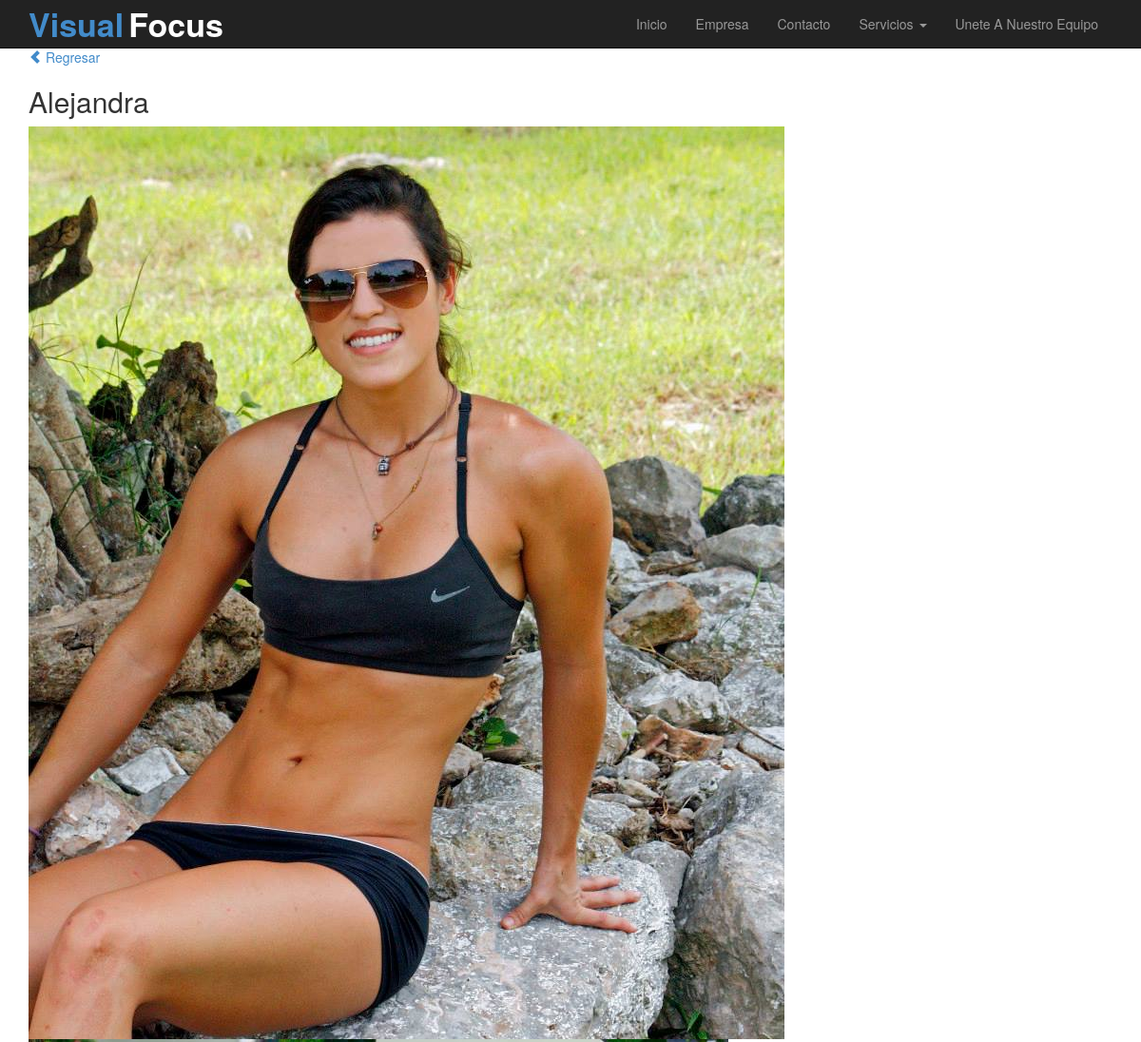
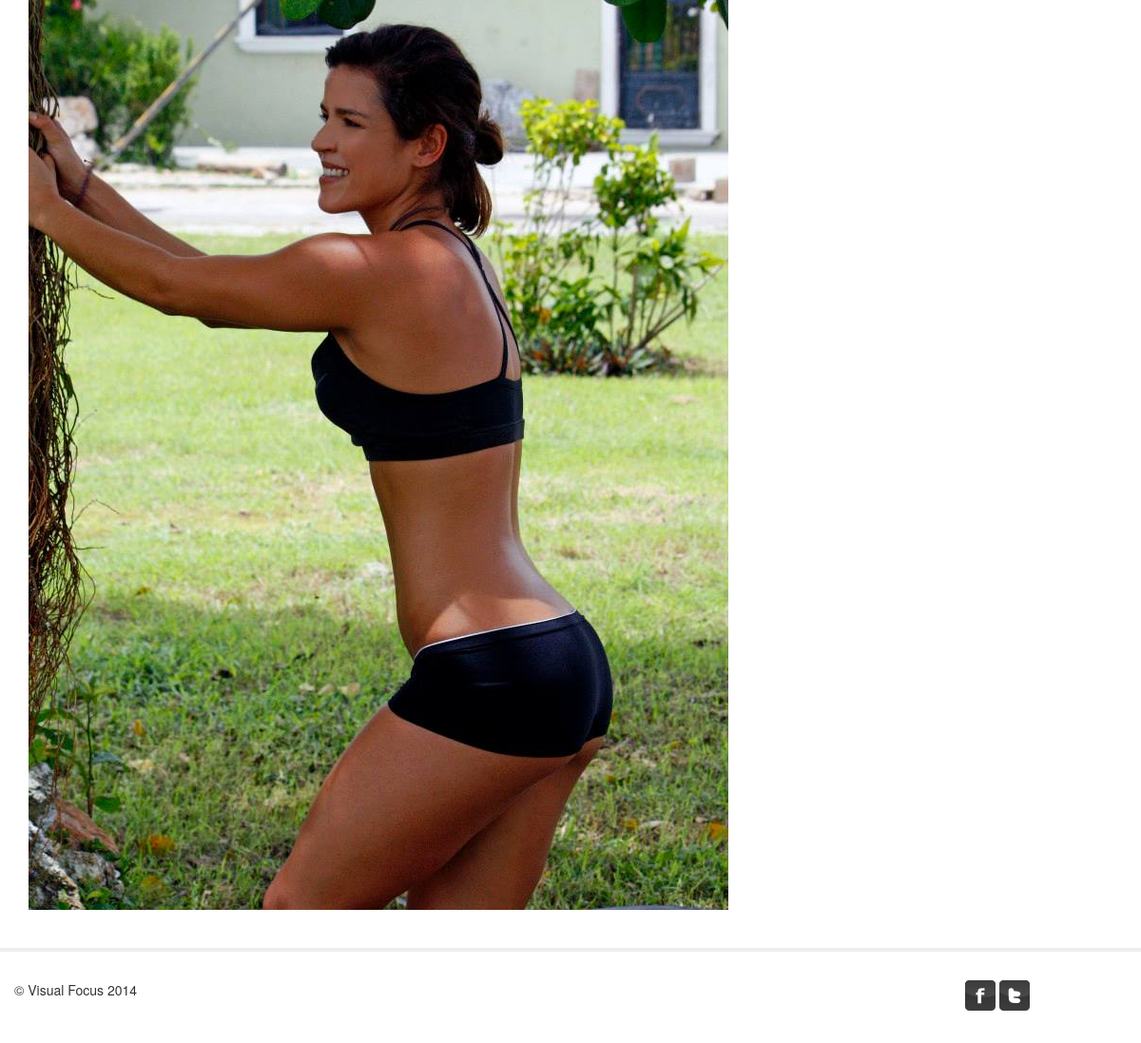
Page /servicios/modelo/10 on the committed database (2 pictures, top to bottom).
### tables this page shows
CREATE TABLE IF NOT EXISTS `modelos` (
  `id` int(11) NOT NULL AUTO_INCREMENT,
  `name` varchar(250) DEFAULT NULL,
  `img` varchar(200) DEFAULT NULL,
  `fotos` int(11) NOT NULL,
  PRIMARY KEY (`id`)
);

### application/controllers/servicios.php (called while the page is built, shortened)
<?php if ( ! defined('BASEPATH')) exit('No direct script access allowed');
class Servicios extends CI_Controller {
	function __construct() {
		$this -> load -> helper('url');
		$this->load->helper('html');
	}
	public function modelo($id)
	{
		$data['title'] = 'Visual Focus - Modelos-Edecanes';
		$this->load->model('Model_Servicios');
		$query=$this->Model_Servicios->modelo($id);
		$data['modelo'] = $query;
		$this->load->view('template/header', $data);
		$this->load->view('modeloview', $data);
		$this->load->view('template/footer');
	}
}

### index.php (called while the page is built, shortened)
<?php
require_once BASEPATH.'core/CodeIgniter.php';

### application/models/model_servicios.php (called while the page is built, shortened)
<?php
class Model_Servicios extends CI_Model
{
	public function modelo($id)
	{
		$query=$this->db->query('SELECT * FROM modelos where id ='.$id.'');
		return $query->result();
	}
}

### application/views/modeloview.php (the view)
<div class="container">
<p><a href="<?php echo base_url('servicios/modelos');?>"><span class="glyphicon glyphicon-chevron-left"></span> Regresar</a></p>
 <?php
foreach ($modelo as $row) {
	echo '<h2>'.$row->name.'</h2>';
	for ($i=1; $i <=$row->fotos; $i++) {
		echo '<img class="img-responsive" src="'.base_url("assets/img/modelos/".$row->img.$i.".jpg").'" alt="modelos">';
	}
}
  ?>
</div>

### assets/template.css (style rules this page uses)
body { padding-top: 50px; padding-bottom: 20px; }

### rows in the picture
modelos: name "Alejandra", img (picture)

### other values in the picture
anchor('home', 'Inicio', 'title="Inicio"') "Inicio"
anchor('empresa', 'Empresa', 'title="Empresa"') "Empresa"
anchor('contacto', 'Contacto', 'title="Contacto"') "Contacto"
